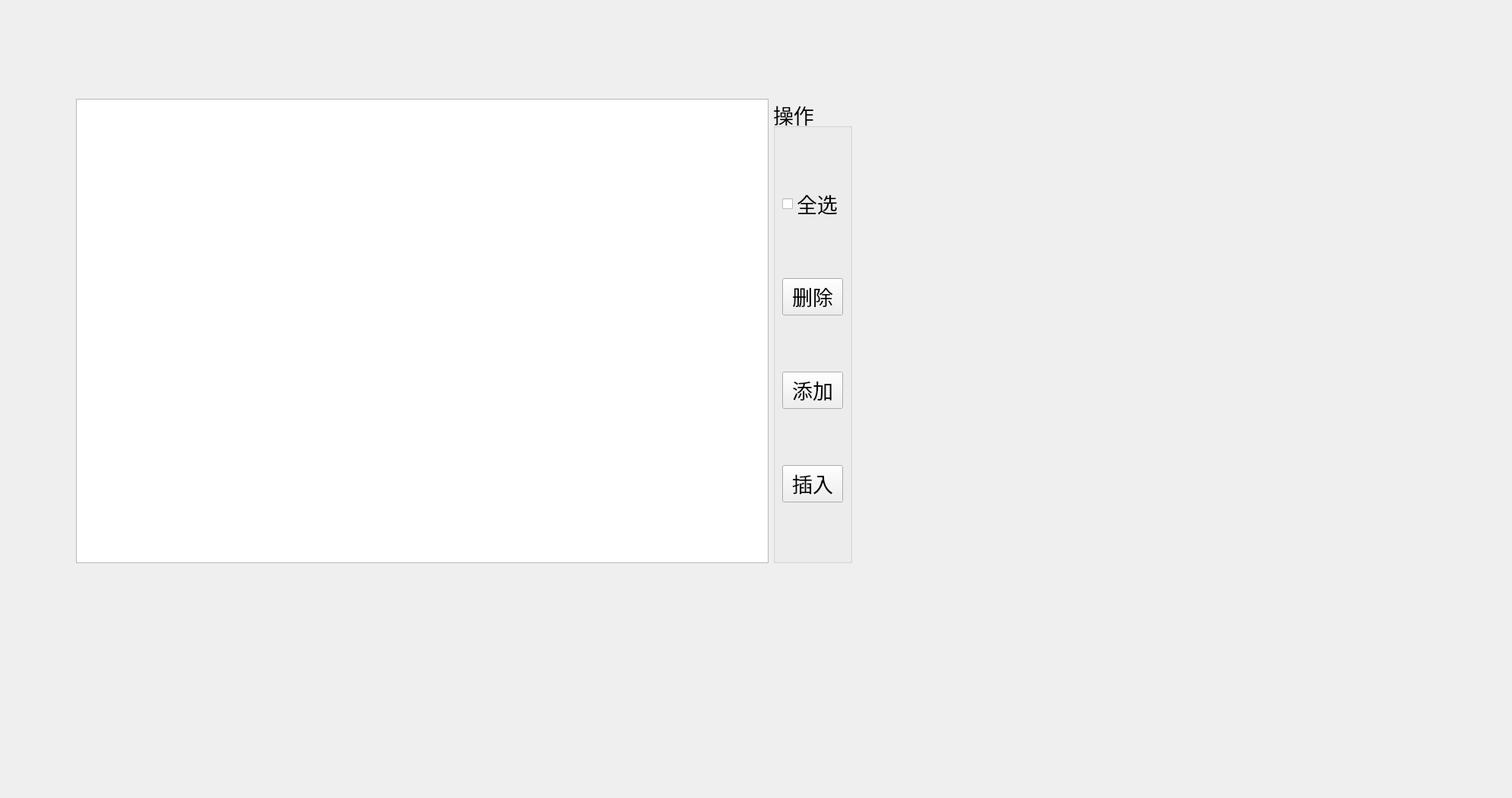
<?xml version="1.0" encoding="UTF-8"?>
<ui version="4.0">
 <class>Widget</class>
 <widget class="QWidget" name="Widget">
  <property name="geometry">
   <rect>
    <x>0</x>
    <y>0</y>
    <width>1989</width>
    <height>1050</height>
   </rect>
  </property>
  <property name="font">
   <font>
    <family>Consolas</family>
    <pointsize>20</pointsize>
   </font>
  </property>
  <property name="windowTitle">
   <string>Widget</string>
  </property>
  <widget class="QWidget" name="layoutWidget">
   <property name="geometry">
    <rect>
     <x>100</x>
     <y>130</y>
     <width>1021</width>
     <height>611</height>
    </rect>
   </property>
   <layout class="QHBoxLayout" name="horizontalLayout_2">
    <item>
     <widget class="QTableWidget" name="tableWidget"/>
    </item>
    <item>
     <widget class="QGroupBox" name="groupBox">
      <property name="title">
       <string>操作</string>
      </property>
      <layout class="QHBoxLayout" name="horizontalLayout">
       <item>
        <layout class="QVBoxLayout" name="verticalLayout">
         <item>
          <widget class="QCheckBox" name="checkBox">
           <property name="text">
            <string>全选</string>
           </property>
          </widget>
         </item>
         <item>
          <widget class="QPushButton" name="btnRemove">
           <property name="text">
            <string>删除</string>
           </property>
          </widget>
         </item>
         <item>
          <widget class="QPushButton" name="btnAdd">
           <property name="text">
            <string>添加</string>
           </property>
          </widget>
         </item>
         <item>
          <widget class="QPushButton" name="btnInsert">
           <property name="text">
            <string>插入</string>
           </property>
          </widget>
         </item>
        </layout>
       </item>
      </layout>
     </widget>
    </item>
   </layout>
  </widget>
 </widget>
 <resources/>
 <connections/>
</ui>
